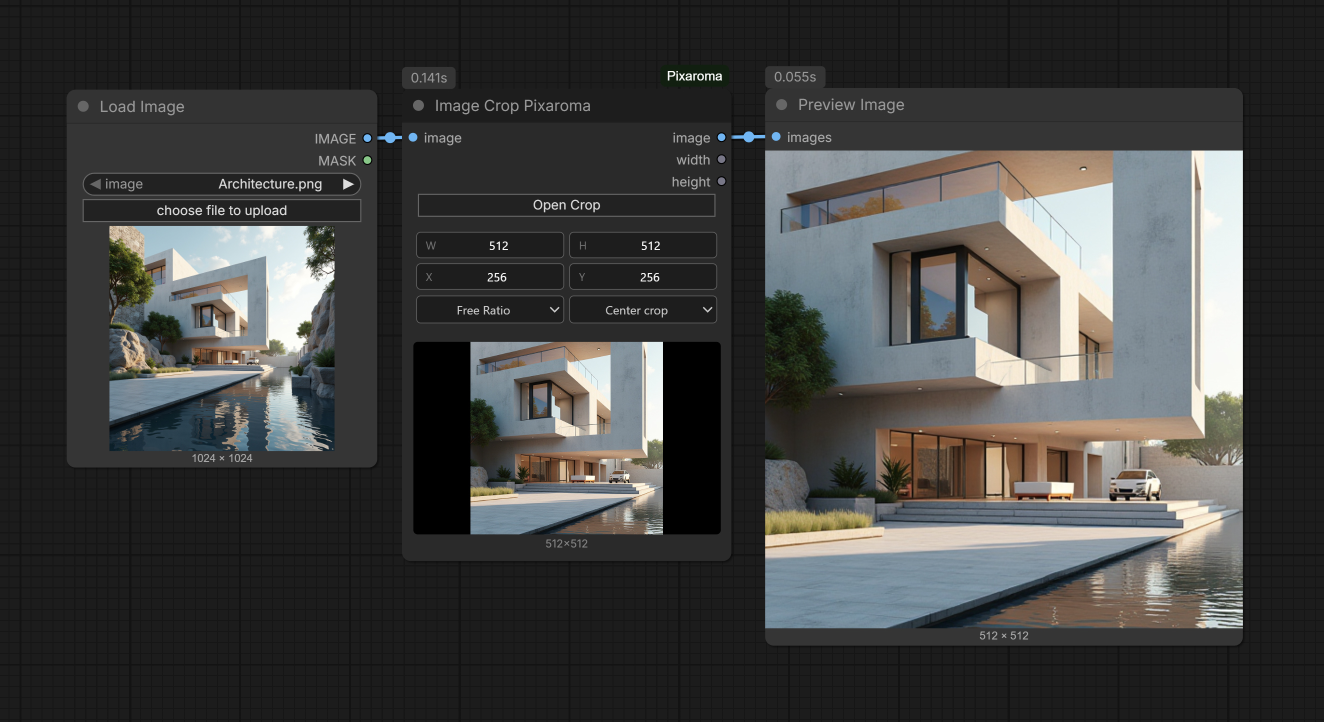
#> input picture workflows/Crop Pixaroma Workflow.jpg, 2648 x 1444 px (shown at 1/2 size); its folder holds only this picture in this run
$ python -i node_save_image.py   (imports and definitions only)
#> lines starting #> are read from the running program, lines starting #| are printed output that depends on the picture
"""Save Image Pixaroma - save images to ANY folder on disk (or output/),
with filename tokens, PNG/JPG, optional workflow embedding, and batch support.

The node face (folder + filename pattern + live preview + format) and the
right-click settings panel live in js/save_image/. State arrives via the
hidden SaveImageState input, injected by the frontend at graphToPrompt time
(Pattern #9). %NodeName.widget% tokens (e.g. %Seed Pixaroma.seed%) are
resolved FRONTEND-side before injection; %date:FMT%, %input%, %width%,
%height%, %batch_num% and %counter% are resolved here.
"""

import json
import os
import re
import time
import uuid
from collections import OrderedDict

import folder_paths
import numpy as np
from PIL import Image

from ._save_helpers import (
    _build_pnginfo,
    _expand_date_tokens,
    _json_safe,
    _next_counter,
    _resolve_save_folder,
    _safe_prefix,
)

# Keys MUST match js/save_image/state.mjs::DEFAULT_STATE.
DEFAULT_STATE = {
    "version": 1,
    "folder": "",
    "pattern": "image_%date:yyyy-MM-dd%_%counter%",
    "format": "png",
    "quality": 100,
    "embedWorkflow": True,
    "saveOnRun": True,
    "dateStyle": "yyyy-MM-dd",  # JS-only (what the + Date chip inserts)
    "counterDigits": 3,         # %counter% zero-padding (001 = 3)
    "folded": False,            # JS-only (node body collapsed on the canvas)
    "hideBarWhenFolded": False, # JS-only (also hide the toolbar when folded)
}

# Extensions stripped off a wired `name` value so "cat.png" doesn't become
# "cat.png_00001.png". Only known media extensions - "model_v1.2" keeps its dot.
_MEDIA_EXT_RE = re.compile(
    r"\.(png|jpe?g|webp|gif|bmp|tiff?|avif|mp4|mov|webm|mkv|m4v)$", re.IGNORECASE
)

_PREVIEW_MAX = 16  # frames shown in the node preview (all files still save)

# ── token-served previews (files saved OUTSIDE ComfyUI's folders) ────────────
# /view can only serve input/output/temp, so the node preview fetches external
# files through /pixaroma/api/save_image/file?t=<token>. The registry maps
# opaque tokens to EXACT paths this session wrote - the client never sends a
# path, so there is no traversal surface. Bounded FIFO; dies with the process.
_SERVE_TOKENS = OrderedDict()
_SERVE_CAP = 256


# [6 lines left out: function _register_serve_token, not called in this run]


def resolve_serve_token(tok):
    """Exact-token lookup used by the serving route. None for anything else."""
    return _SERVE_TOKENS.get(str(tok or ""))


# [39 lines left out: functions _expand_native_tokens, _tensor_to_pil, not called in this run]


_EXIF_MAX = 64000  # JPEG APP1 segment tops out ~65 KB; Pillow raises
                   # "EXIF data is too long" past it (verified empirically)


# [28 lines left out: function _build_jpeg_exif, not called in this run]


class PixaromaSaveImage:
    DESCRIPTION = (
        "Save Image Pixaroma - save images to any folder on your computer, not just ComfyUI's output folder. "
        "Type or paste a path, or click Browse to pick a folder with the normal Windows dialog; leave the field "
        "empty to use the output folder. The filename field supports tokens and shows a live 'Will save as' "
        "preview of the exact file that will be written. Tokens: %input% (the wired name input, e.g. the filename "
        "from Load Image Pixaroma), %date:yyyy-MM-dd% (and any date/time format), %counter% (auto-incrementing, "
        "never overwrites), %width%, %height%, %batch_num%, plus node references like %Seed Pixaroma.seed%. "
        "Use / in the name to create subfolders. Format is PNG (lossless, embeds the workflow so the file can be "
        "dragged back into ComfyUI) or JPG (smaller, quality setting in the right-click panel; ComfyUI cannot "
        "reload workflows from JPG). Right-click the node for date style, counter digits, JPG quality, and "
        "workflow embedding. Batches save every frame with the counter increasing.\n\n"
        "Saved images show in a large preview on the node: one image fills the area, a batch shows as a grid. "
        "Click a picture in the grid to view it big, click it or hover for the arrows to flip through, and the "
        "X returns to the grid. Copy puts the shown image on the clipboard, Open shows it in a new browser tab. "
        "Resize the node to make the preview bigger. The Mode toggle switches Save (files are written on every "
        "run) and Preview (images show on the node, nothing goes to your folder), so it can double as a preview "
        "node. Open Folder shows the save location in your file explorer; the window can appear on the taskbar."
    )

    # [16 lines left out: function INPUT_TYPES, not called in this run]

    RETURN_TYPES = ()
    FUNCTION = "save"
    OUTPUT_NODE = True
    CATEGORY = "👑 Pixaroma/🖼️ Image"

    # [7 lines left out: function IS_CHANGED, not called in this run]

    def save(self, images, name=None, preserve_filename=False, SaveImageState="", prompt=None, extra_pnginfo=None):
        state = dict(DEFAULT_STATE)
        try:
            data = json.loads(SaveImageState) if SaveImageState else {}
            if isinstance(data, dict):
                state.update(data)
        except Exception:
            pass

        fmt = "jpg" if str(state.get("format", "png")).lower() in ("jpg", "jpeg") else "png"
        ext = ".jpg" if fmt == "jpg" else ".png"
        try:
            quality = max(1, min(100, int(state.get("quality", 100))))
        except Exception:
            quality = 100
        embed = bool(state.get("embedWorkflow", True))
        save_on = bool(state.get("saveOnRun", True))
        try:
            digits = max(1, min(8, int(state.get("counterDigits", 3))))
        except Exception:
            digits = 3

        h = int(images.shape[1])
        w = int(images.shape[2])
        folder_abs, inside_output = _resolve_save_folder(state.get("folder", ""))

        # Saving switched off: the node acts as a pure PREVIEW. Frames go to
        # ComfyUI's temp/ folder (auto-cleared on restart, /view-servable,
        # workflow embedded like native PreviewImage) - nothing is written to
        # the user's folder.
        if not save_on:
            temp_dir = folder_paths.get_temp_directory()
            os.makedirs(temp_dir, exist_ok=True)
            pnginfo = _build_pnginfo(prompt=prompt, extra_pnginfo=extra_pnginfo)
            entries = []
            for i, tensor in enumerate(images):
                if i >= _PREVIEW_MAX:
                    break
                pil = _tensor_to_pil(tensor)
                fname = f"pixaroma_save_preview_{uuid.uuid4().hex}.png"
                pil.save(os.path.join(temp_dir, fname), "PNG", pnginfo=pnginfo)
                entries.append({"filename": fname, "subfolder": "", "type": "temp"})
            if not entries:
                entries.append({"filename": ""})
            entries[0]["_pixaroma_status"] = {
                "saved": 0,
                "folder": folder_abs,
                "w": w,
                "h": h,
                "inside_output": inside_output,
                "note": "Preview mode - nothing was written to your folder",
            }
            return {"ui": {"pixaroma_save_frames": entries}}

        # ── Preserve-exact-filename mode ──
        # When checked AND a name is wired in, skip ALL pattern/token/counter
        # logic and use the name directly as the output filename.
        if preserve_filename and name:
            pnginfo = None
            exif_bytes = None
            if embed and fmt == "png":
                pnginfo = _build_pnginfo(prompt=prompt, extra_pnginfo=extra_pnginfo)
            elif embed and fmt == "jpg":
                wf = extra_pnginfo.get("workflow") if isinstance(extra_pnginfo, dict) else None
                exif_bytes = _build_jpeg_exif(prompt=prompt, workflow=wf)

            os.makedirs(folder_abs, exist_ok=True)
            results = []
            saved = 0
            for i, tensor in enumerate(images):
                # Use the wired name directly — no counter, no tokens
                fname = f"{name}{ext}"
                out_path = os.path.join(folder_abs, fname)
                pil = _tensor_to_pil(tensor)
                ok = False
                try:
                    if fmt == "png":
                        pil.save(out_path, "PNG", pnginfo=pnginfo, compress_level=4)
                    else:
                        rgb = pil.convert("RGB") if pil.mode != "RGB" else pil
                        if exif_bytes:
                            try:
                                rgb.save(out_path, "JPEG", quality=quality, exif=exif_bytes)
                            except ValueError:
                                rgb.save(out_path, "JPEG", quality=quality)
                        else:
                            rgb.save(out_path, "JPEG", quality=quality)
                    ok = True
                finally:
                    if not ok:
                        try:
                            os.remove(out_path)
                        except OSError:
                            pass
                saved += 1
                entry = {"filename": fname}
                if inside_output:
                    entry["subfolder"] = ""
                    entry["type"] = "output"
                results.append(entry)

            if results:
                results[0]["_pixaroma_note"] = "preserve_filename: exact name, no counter"
            meta_frame = results[0] if results else {}
            meta_frame["_pixaroma_status"] = {
                "saved": saved,
                "folder": folder_abs,
                "w": w,
                "h": h,
                "inside_output": inside_output,
                "note": f"Exact filename: {name}{ext}",
            }
            return {"ui": {"pixaroma_save_frames": results}}

        # ---- resolve the pattern (batch-level tokens) ----
        input_name = ""
        if name is not None:
            input_name = name if isinstance(name, str) else str(name)
            input_name = _MEDIA_EXT_RE.sub("", input_name.strip())
            # separators would create surprise subfolders; folders belong to
            # the PATTERN (type / there), not to a wired name
            input_name = input_name.replace("\\", "_").replace("/", "_")
        resolved = pattern.replace("%input%", input_name)
        resolved = _expand_date_tokens(resolved)
        resolved = _expand_native_tokens(resolved)
        resolved = resolved.replace("%width%", str(w)).replace("%height%", str(h))
        note = None
        rel = _safe_prefix(resolved)
        if not rel:
            rel = "image_%counter%"
            note = "filename pattern was invalid, used 'image_%counter%'"

        pnginfo = None
        exif_bytes = None
        if embed and fmt == "png":
            pnginfo = _build_pnginfo(prompt=prompt, extra_pnginfo=extra_pnginfo)
        elif embed and fmt == "jpg":
            wf = extra_pnginfo.get("workflow") if isinstance(extra_pnginfo, dict) else None
            exif_bytes = _build_jpeg_exif(prompt=prompt, workflow=wf)

        out_real = os.path.realpath(folder_paths.get_output_directory())
        results = []
        counters = {}      # per target dir: next FILE %counter% to try
        dir_counters = {}  # per (parent, segment): resolved FOLDER %counter%
        saved = 0
        for i, tensor in enumerate(images):
            rel_frame = rel.replace("%batch_num%", str(i))
            parts = [p for p in rel_frame.split("/") if p]
            base_tpl = parts[-1] if parts else "image_%counter%"
            sub_dirs = parts[:-1]
            # %counter% in a FOLDER segment: resolve it ONCE per run (whole
            # batch shares the folder), scanning existing sibling dirs so
            # e.g. take_%counter%/frame makes take_00001, take_00002, ...
            # per run instead of a folder literally named take_%counter%.
            if sub_dirs and any("%counter%" in d for d in sub_dirs):
                resolved_dirs = []
                parent = folder_abs
                for d in sub_dirs:
                    if "%counter%" in d:
                        ck = (parent.lower(), d)
                        if ck not in dir_counters:
                            dir_counters[ck] = _next_counter(parent, d)
                        d = d.replace("%counter%", f"{dir_counters[ck]:0{digits}}")
                    resolved_dirs.append(d)
                    parent = os.path.join(parent, d)
                sub_dirs = resolved_dirs
            target_dir = os.path.join(folder_abs, *sub_dirs) if sub_dirs else folder_abs
            try:
                os.makedirs(target_dir, exist_ok=True)
            except Exception as e:
                raise RuntimeError(
                    f"Save Image Pixaroma: cannot create folder '{target_dir}': {e}"
                )

            has_counter = "%counter%" in base_tpl
            # key by dir + template so filename FAMILIES count independently
            # (e.g. img_%batch_num%_%counter% - each batch_num scans its own
            # existing files instead of inheriting another family's counter)
            key = (target_dir.lower(), base_tpl)
            if has_counter and key not in counters:
                counters[key] = _next_counter(target_dir, base_tpl + ext)

            # Claim the name with O_EXCL so files NEVER overwrite (bump on
            # collision; a pattern without %counter% auto-suffixes instead).
            counter = counters.get(key, 1)
            suffix = 0
            path = fname = None
            while True:
                if has_counter:
                    fname = base_tpl.replace("%counter%", f"{counter:0{digits}}") + ext
                elif suffix == 0:
                    fname = base_tpl + ext
                else:
                    fname = f"{base_tpl}_{suffix:0{digits}}{ext}"
                cand = os.path.join(target_dir, fname)
                try:
                    fd = os.open(cand, os.O_WRONLY | os.O_CREAT | os.O_EXCL)
                    os.close(fd)
                    path = cand
                    break
                except FileExistsError:
                    if has_counter:
                        counter += 1
                    else:
                        suffix += 1
                    if counter > 99999999 or suffix > 99999999:
                        raise RuntimeError(
                            "Save Image Pixaroma: could not find a free filename (counter overflow)"
                        )
                except OSError as e:
                    # read-only folder, AV lock, dead network share, ... -
                    # a clear message instead of a raw traceback
                    raise RuntimeError(
                        f"Save Image Pixaroma: cannot write in '{target_dir}': {e}"
                    )
            if has_counter:
                counters[key] = counter + 1

            pil = _tensor_to_pil(tensor)
            ok = False
            try:
                if fmt == "png":
                    # RGBA is preserved - PNG keeps transparency.
                    pil.save(path, "PNG", pnginfo=pnginfo, compress_level=4)
                else:
                    rgb = pil
                    if pil.mode == "RGBA":
                        # JPG has no alpha: premultiply over black (consistent
                        # with the rest of the suite).
                        arr = np.asarray(pil).astype(np.float32)
                        a = arr[..., 3:4] / 255.0
                        rgb = Image.fromarray(
                            (arr[..., :3] * a).clip(0, 255).astype(np.uint8)
                        )
                    elif pil.mode != "RGB":
                        rgb = pil.convert("RGB")
                    if exif_bytes:
                        try:
                            rgb.save(path, "JPEG", quality=quality, exif=exif_bytes)
                        except ValueError:
                            # EXIF rejected by this Pillow build (size limit
                            # differences) - the image matters more, save plain
                            rgb.save(path, "JPEG", quality=quality)
                    else:
                        rgb.save(path, "JPEG", quality=quality)
                ok = True
            finally:
                if not ok:
                    # remove the claimed 0-byte file so failures leave no junk
                    try:
                        os.remove(path)
                    except OSError:
                        pass
            saved += 1

            entry = {"filename": fname}
            if inside_output:
                # all entries kept - native SaveImage parity for the Assets
                # panel; the frontend caps the DISPLAY at 16 itself
                sub = os.path.relpath(target_dir, out_real)
                entry["subfolder"] = "" if sub == "." else sub.replace("\\", "/")
                entry["type"] = "output"
            else:
                # external entries beyond the preview cap carry no token, so
                # they are dead weight in the payload - skip them (the status
                # dict carries the true saved count)
                if len(results) >= _PREVIEW_MAX:
                    continue
                entry["path"] = path
                # full-quality preview via the token route (/view can't
                # serve external paths)
                entry["token"] = _register_serve_token(path)
            results.append(entry)

        status = {
            "saved": saved,
            "folder": folder_abs,
            "w": w,
            "h": h,
            "inside_output": inside_output,
        }
        if note:
            status["note"] = note
        if results:
            results[0]["_pixaroma_status"] = status

        # Inside output/: emit the standard ui.images key so the Media Assets
        # panel refreshes (Preview Pattern #14); the JS previews via /view.
        # Outside: our custom key with token-served entries (/view can't serve
        # those paths). ONE key either way so the Assets stack badge stays
        # correct (Preview Pattern #16).
        ui_key = "images" if inside_output else "pixaroma_save_frames"
        return {"ui": {ui_key: results}}


NODE_CLASS_MAPPINGS = {"PixaromaSaveImage": PixaromaSaveImage}
NODE_DISPLAY_NAME_MAPPINGS = {"PixaromaSaveImage": "Save Image Pixaroma"}

>>> import cv2
>>> picture = cv2.imread('../workflows/Crop Pixaroma Workflow.jpg', cv2.IMREAD_GRAYSCALE)
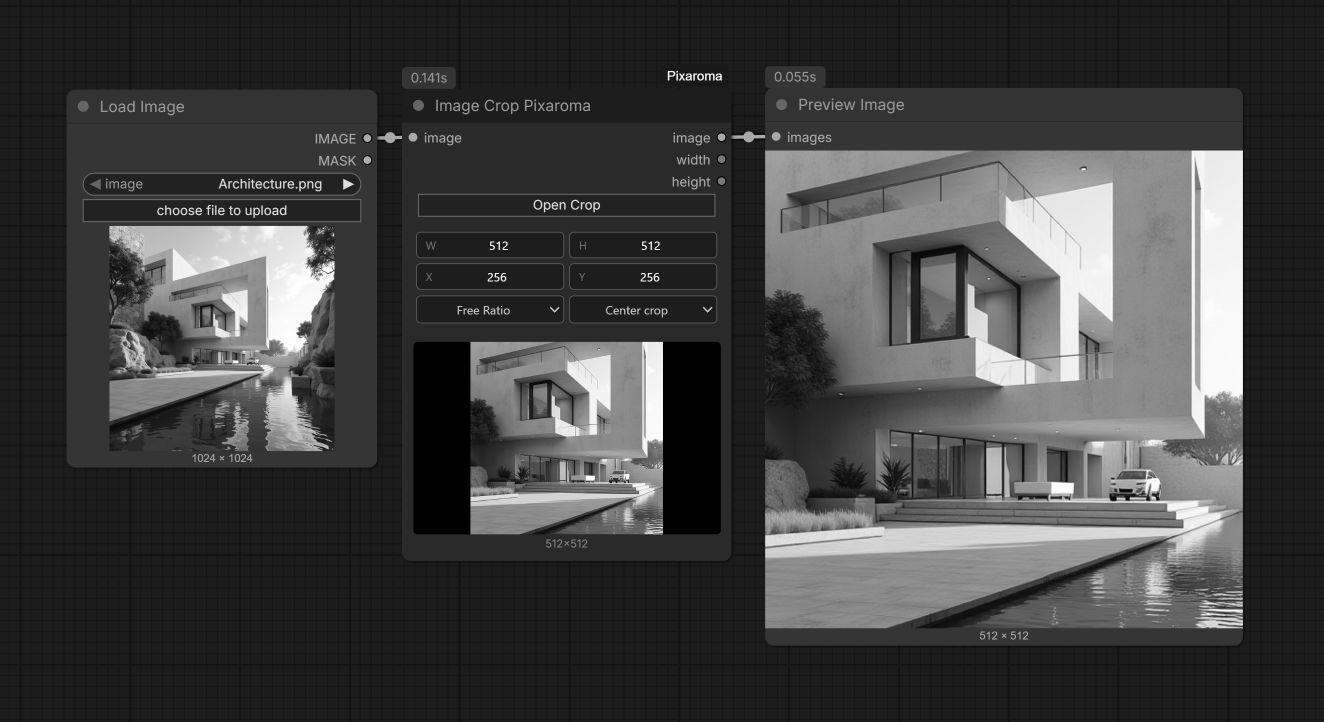
#> picture: shape (1444, 2648) (shown at 1/2 size); min 0, max 255, mean 65.2
>>> result = PixaromaSaveImage().save(picture)
#> (the run stopped early here; a loop or call above may not have finished)
